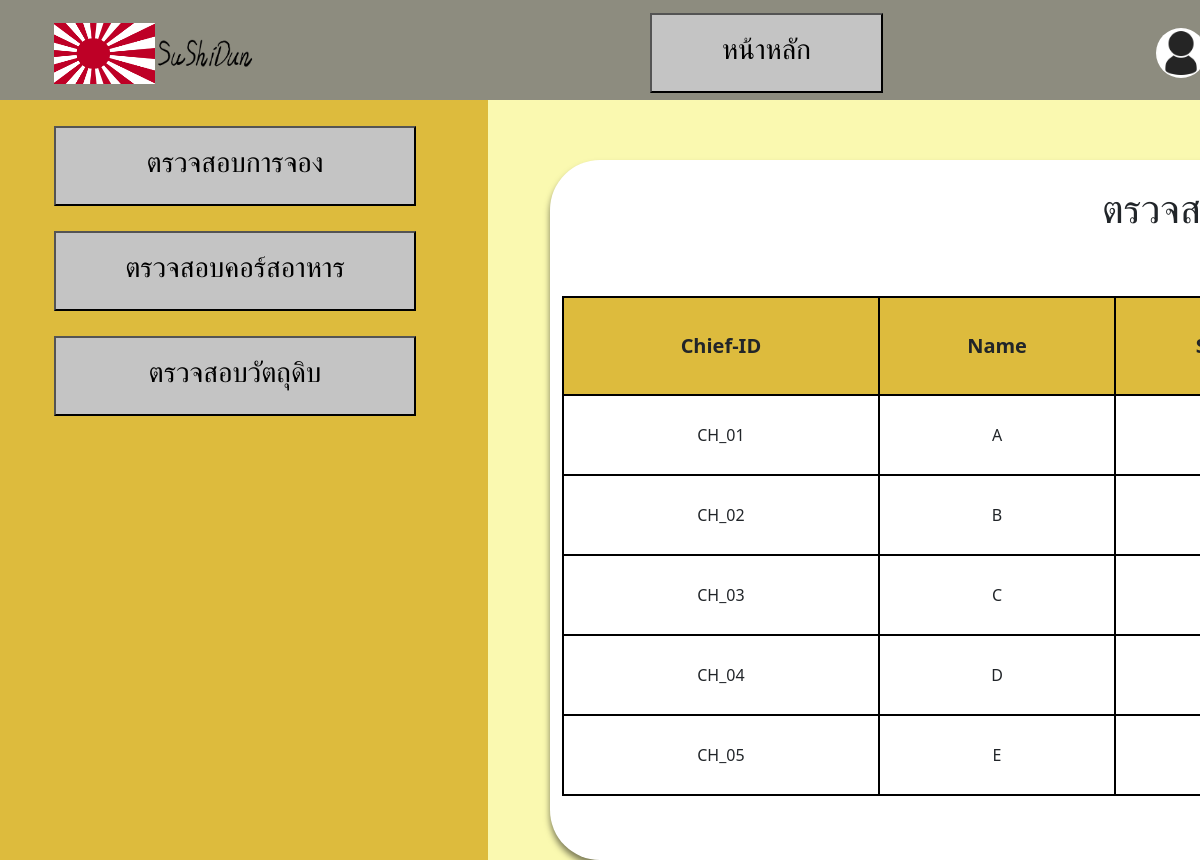
Screenshot of /check-chef.php with the database file from the repository.
### tables this page shows
CREATE TABLE `chief` (
  `Chief_id` varchar(50) NOT NULL,
  `Name-chief` varchar(50) NOT NULL,
  `Phone_number` varchar(50) NOT NULL,
  `Email` varchar(50) NOT NULL,
  `Password` varchar(50) NOT NULL,
  `Score_food` double NOT NULL,
  `Score_service` double NOT NULL,
  `Number_of_users_chief` int(4) NOT NULL
);

### check-chef.php (the view, shortened to what this page needs)
<!DOCTYPE html>
<html lang="en">
<head>
    <link rel="stylesheet" href="./css/Style.css">
    <link href="https://cdn.jsdelivr.net/npm/bootstrap@5.0.0-beta1/dist/css/bootstrap.min.css" rel="stylesheet">
</head>
<body style="background-color: #FAF9B0; position: fixed;">
    <div class="header" style="width: 100%; height: 100px;">
        <nav class="navbar bg-gray" style="width: 1920px; height: 110px;">
            <ul>
                <li>
                    <div class="point">
                        <img src="./Assets/icon.jpg" style="width: 101px; height: 61px;">
                        <img src="./Assets/sushidun.png" style="width: 101px; height: 81px;">
                    </div>
                </li>
                <li class="point">
                    <a href="homepage_manager.php" style="text-decoration: none;">
                        <button style="margin-top: auto; margin-bottom: auto; width: 250%;">
                            <h3>หน้าหลัก</h3>
                        </button>
                    </a>
                </li>
                <li>
                    <div class="point">
                        <img src="./Assets/user.png" style=" width: 50px; height: 50px; border-radius: 50px; margin-right: 20px;">
                    </div>
                </li>
            </ul>
    </div>
    <div class="row">
        <div class="col-3" style="background-color: #DDBB3D; width: 500px; height: 1820px; position: fixed;">
            <div class=" container">
                <ul>
                    <li>
                        <a href="check_table_Book_a_queue.php" style="text-decoration: none;">
                            <div class="point" style="color:aliceblue;width: 362px;height: 81px;">
                                <button>
                                    <h3>
                                        ตรวจสอบการจอง
                                    </h3>
                                </button>
                            </div>
                        </a>
                    </li>
                    <br>
                    <li>
                        <a href="manager_check_course.php" style="text-decoration: none;">
                            <div class="point" style="color:aliceblue;width: 362px;height: 81px;">
                                <button>
                                    <h3>
                                        ตรวจสอบคอร์สอาหาร
                                    </h3>
                                </button>
                            </div>
                        </a>
                    </li>
                    <br>
                    <li>
                        <a href="EditIncentory.php" style="text-decoration: none;">
                            <div class="point" style="color:aliceblue;width: 362px;height: 81px;">
                                <button>
                                    <h3>
                                        ตรวจสอบวัตถุดิบ
                                    </h3>
                                </button>
                            </div>
                        </a>
                    </li>
                    <br>
                </ul>
            </div>
        </div>
        <div class="welcome">
            <br>
            <h1>ตรวจสอบเชฟ</h1>
            <div class="table-chief">
                <?php
                include('connect.php');
                $result = $conn->query("SELECT * FROM chief") or die($conn->error);
                echo "  <table>
                         <tr>
                            <th>Chief-ID</th>
                            <th>Name</th>
                            <th>Score</th>
                            <th>คลิกเพื่อตรวจสอบ</th>
                         </tr>";
                while ($row = $result->fetch_assoc()) {
                    echo "<tr Style = 'higth:50px;' colspan='5'>";
                    echo "<td>" . $row['Chief_id'] . "</td>";
                    echo "<td>" . $row['Name-chief'] . "</td>";
                    echo "<td>" . number_format(((($row['Score_food'] + $row['Score_service']) / 2)/$row['Number_of_users_chief']),1) . "</td>";
                    echo "</tr>";
                }
                echo "</table>";
                ?>
            </div>
        </div>
    </div>
</body>
</html>

### css/Style.css (style rules this page uses)
* { margin: 0; padding: 0; }
nav { width: 100%; overflow: hidden; top: -10px; background-color: #8D8C7F; height: 97px; }
ul { width: 100%; list-style-type: none; margin: 0; padding: 0; overflow: hidden; display: contents; justify-content: center; }
li { padding-left: 30px; }
.point { width: 250px; height: 96px; display: flex; align-items: center; justify-content:center; }
ul button { width: 100%; height: 80px; margin-top: 50px; background-color: #C4C4C4; border-color: black; }

### check-chef.php (style rules this page uses)
div.welcome { margin-top: 10px; text-align: center; position: absolute; width: 1300px; height: 700px; left: 550px; top: 150px; box-shadow: 0px 5px 6px rgba(0, 0, 0, 0.5); border-radius: 50px; background: #ffffff; }
table { margin-right: auto; margin-left: auto; margin-top: 5%; width: 100%; height: 500px; }
td, th { border: 2px solid black; text-align: center; }
th { font-size: 20px; background-color: #DDBB3D; }

### rows the page displays
chief: Chief_id "CH_01", value "A"
chief: Chief_id "CH_02", value "B"
chief: Chief_id "CH_03", value "C"
chief: Chief_id "CH_04", value "D"
chief: Chief_id "CH_05", value "E"
